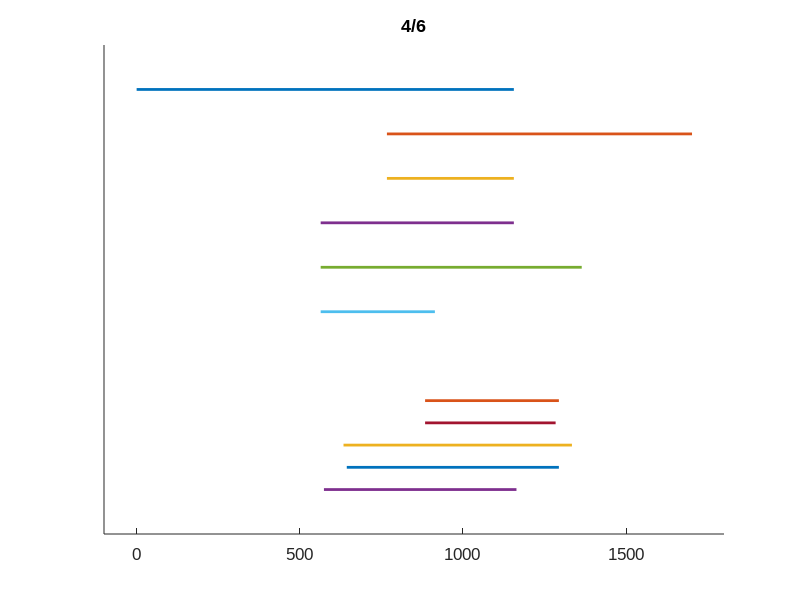

This chart was generated by the following MATLAB code:
%ALIGNMENT46  Makes plot of stripe 4/6 fragments that have been cloned or
%predicted by gemstat-gl

base_dir = '/Users/tlm8/'; % set manually because changes depending on computer
save_dir = [base_dir 'Dropbox/results/'];

% cloned fragments
clyde = [0 1156];
prettygood = [767 1702];
stripe46 = [564 1364];
minimal = [564 1156];
hassan = [564 914];
toosmall = [767 1156];

% gemstat-gl stripe 4/6 windows
offset46 = 564;
win207_46 = [320 720];
win208_46 = [80 730];
win209_46 = [320 730];
win210_46 = [70 770];
win321_46 = [10 600];

figure(1);
plot(clyde, [10 10]);
hold on;
plot(prettygood, [9 9]);
plot(toosmall, [8 8]);
plot(minimal, [7 7]);


plot(stripe46, [6 6]);
plot(hassan, [5 5]);

plot(win207_46+offset46, [2.5 2.5]);
plot(win208_46+offset46, [1.5 1.5]);
plot(win209_46+offset46, [3 3]);
plot(win210_46+offset46, [2 2]);
plot(win321_46+offset46, [1 1]);
hold off;

fontsize = 12;
fontname = 'Arial';
set(gca, 'Box', 'off');
set(gca, 'FontSize', fontsize);
set(gca, 'FontName', fontname);

ylim([0 11]); xlim([-100 1800]);
title('4/6')

set(findobj(gcf, 'Type', 'line'), 'LineWidth', 2);
set(gca, 'YTick', []); % Sets y-axis ticks


saveas(gcf, fullfile(save_dir,'alignment_46_fragments.eps'), 'epsc')
